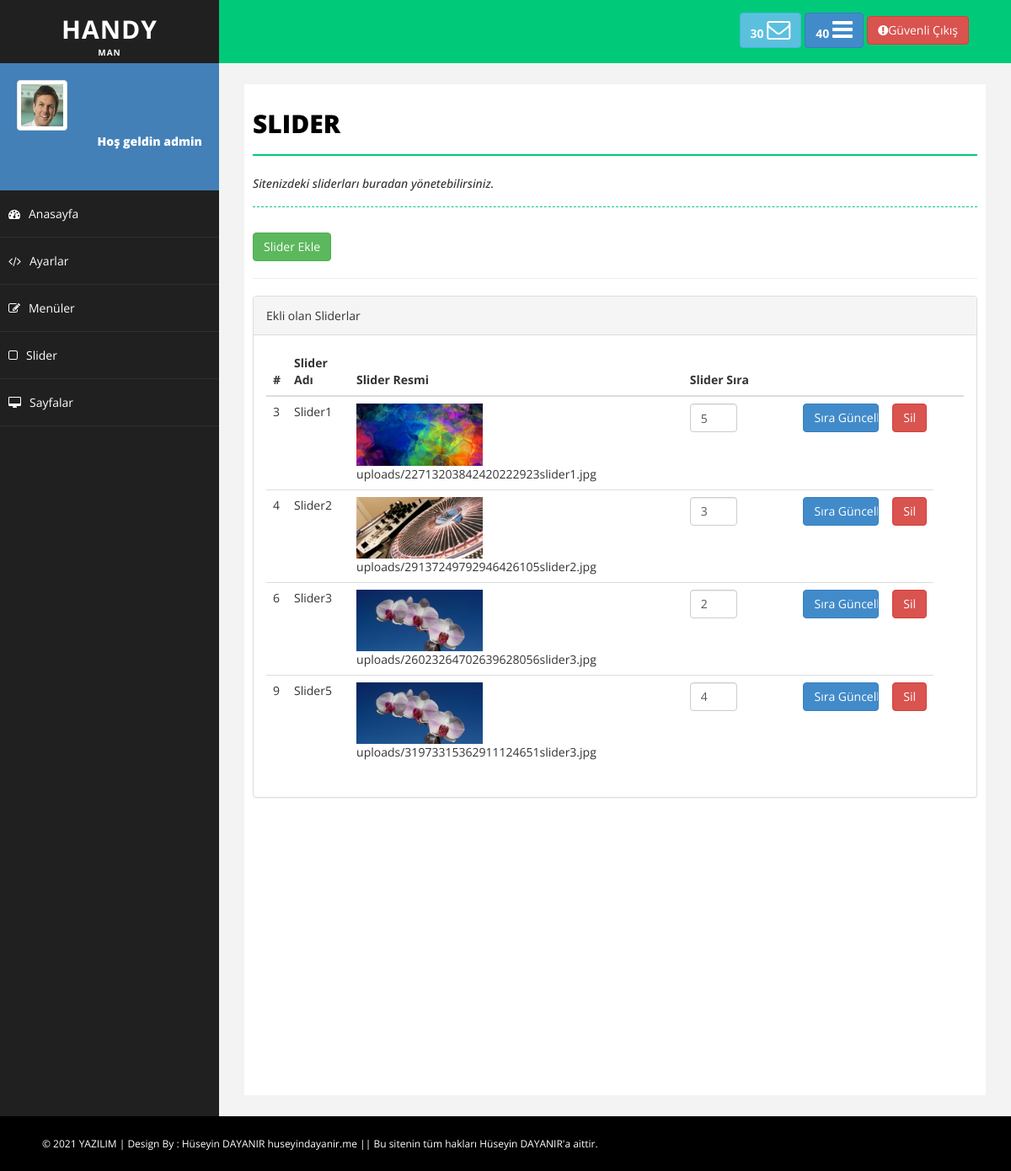
The page /admin/slider.php (signed in) on the database as committed earlier.
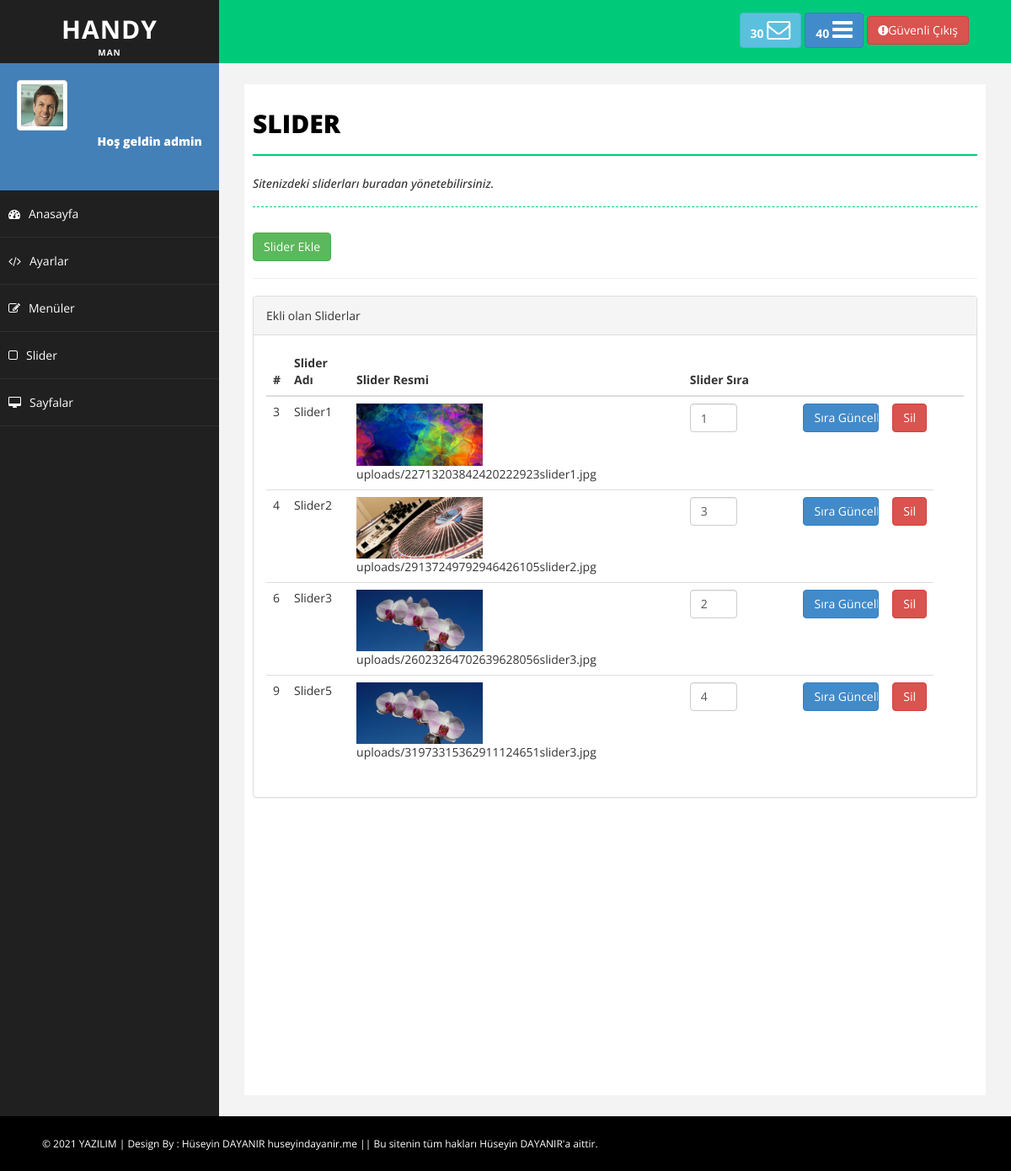
The same page on the database as committed later.
### tables this page shows
CREATE TABLE `slider` (
  `slider_id` int(11) NOT NULL,
  `slider_ad` varchar(100) NOT NULL,
  `slider_resimyol` varchar(500) NOT NULL,
  `slider_url` varchar(250) NOT NULL,
  `slider_sira` varchar(50) NOT NULL DEFAULT '0'
);

### admin/slider.php (the view, shortened to what this page needs)
<?php
include 'header.php';
include 'sidebar.php';
?>
<div id="page-wrapper">
            <div id="page-inner">
                <div class="row">
                    <div class="col-md-12">
                        <h1 class="page-head-line">Slider</h1>
                        <?php
                            if($_GET['durum'] == "ok"){ ?>
                                <h1 style="color:green;" class="page-subhead-line">Slider başarıyla silindi.</h1>
                            <?php
                            }
                            else if($_GET['durum']=="no"){ ?>
                                <h1 style="color:red;"class="page-subhead-line">Slider  silinemedi.</h1>
                            <?php
                            }
                            else if($_GET['durum']=="ok1"){ ?>
                                <h1 style="color:green;"class="page-subhead-line">Slider  sırası güncellendi.</h1>
                            <?php
                            }
                            else if($_GET['durum']=="no1"){ ?>
                                <h1 style="color:red;"class="page-subhead-line">Slider  sırası güncellenemedi.</h1>
                            <?php
                            }
                            else {?>
                                <h1 class="page-subhead-line">Sitenizdeki sliderları buradan yönetebilirsiniz.</h1>
                            <?php } ?>
                    </div>
                    <div class="col-md-12">
                      <a href="sliderEkle.php?sliderEkle&durum"><button class="btn btn-success">Slider Ekle </button></a>
                       <hr>
                    </div>
                    <div class="col-md-12">
                    <div class="panel panel-default">
                        <div class="panel-heading">
                            Ekli olan Sliderlar
                        </div>
                        <div class="panel-body">
                            <div class="table-responsive">
                                <table class="table table-hover">
                                    <thead>
                                        <tr>
                                            <th>#</th>
                                            <th >Slider Adı</th>
                                            <th>Slider Resmi</th>
                                            <th>Slider Sıra</th>
                                            <th style="width:20px"></th>
                                            <th style="width:20px"><th>
                                        </tr>
                                    </thead>
                                    <tbody>
                                    <?php
                                       $slidersor =mysqli_query($baglan,"SELECT * FROM slider");
                                        while ( $slidercek =mysqli_fetch_assoc($slidersor) ){?>
                                        <tr>
                                            <td><?php echo $slidercek['slider_id']?></td>
                                            <td><?php echo $slidercek['slider_ad']?></td>
                                            <td>
                                                <img width="150" src="<?php echo $slidercek['slider_resimyol']?>" alt="Slider Resmi">
                                                <?php echo $slidercek['slider_resimyol']?></td>
                                            <td><form action="netting/islem.php" method ="POST">
                                            <div class="float:left;">
                                                    <input style="width:25%; float:left;" class="form-control" type="text" name ="slider_sira" value="<?php echo $slidercek['slider_sira']?>">
                                                    <input style="width:40%; float:right;"  class="btn btn-primary" type="submit" name ="SıraGuncelle" value="Sıra Güncelle">
                                            </div>
                                            </form></td>
                                            <td ><a href="netting/islem.php?slider_id=<?php echo $slidercek['slider_id'];?>&sliderSil=ok">
                                                <button class="btn btn-danger">Sil</button></a></td>
                                        </tr>
                                        <?php }
                                    ?>
                                    </tbody>
                                </table>
                            </div>
                        </div>
                    </div>
                </div>
                </div>
            </div>
        </div>
<?php include 'footer.php' ?>

Rows that differ between the two databases and show on the page:
changed slider "Slider1": slider_sira "5" → "1"
